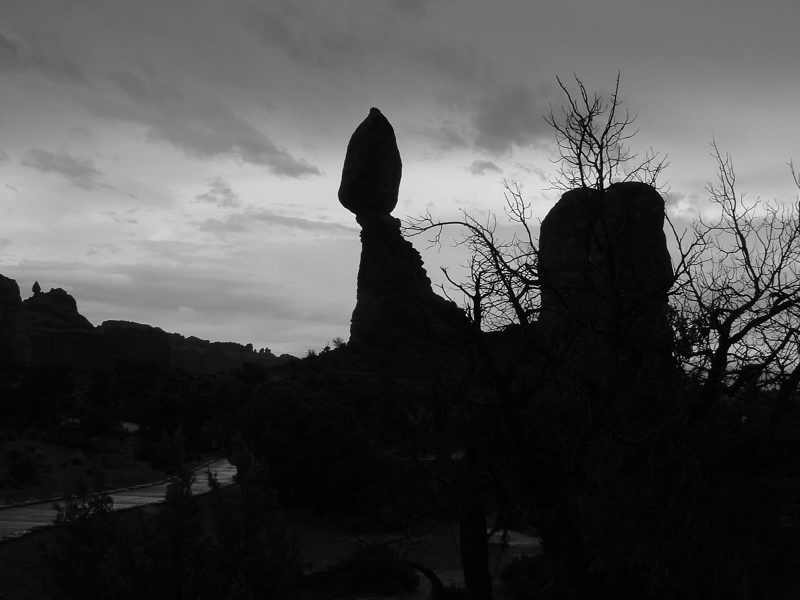
#> input picture 实战项目/直方图均衡化与信息熵/dark.png, 800 x 600 px
$ jupyter execute exp1.ipynb   (shell and % lines are left out)
#> lines starting #> are read from the running program, lines starting #| are printed output that depends on the picture
#> further down, img is the input picture: shape (600, 800); min 0, max 255, mean 74
Ningbo University of Technology - Computer Vision

姓名：李家东

学号：20401240118

班级：AI201

日期：2023/4/26

# 实验1: 图像处理

### 实验目的：
（1）掌握图像对比度、熵的概念及计算方法；

（2）掌握图像直方图均衡化算法，并能运用其进行图像增强。

## 任务 1: 对比度、直方图均衡化与信息熵的概念 [20分]

### a) 图像对比度

用自己的语言给出图像全局对比度、局部对比度的概念. 引起低对比度的原因是什么? 如何改善图像的对比度?

你的回答：</p>
- 图像全局对比度

    图像全局对比度是指图像中最亮和最暗像素之间的亮度差异的度量。一个具有高对比度的图像，最亮和最暗像素之间的差异很大，而一个具有低对比度的图像，最亮和最暗像素之间的差异则很小。

- 图像局部对比度

    图像局部对比度是指图像中区域之间的亮度差异程度。其中局部对比度可以描述图像中不同区域的细节和纹理的变化。

- 引起低对比度的原因

  1) 照明不足：如果图像的拍摄环境昏暗，图像的对比度会降低。

  2) 过曝或欠曝：如果图像被过度曝光或欠曝光，图像中的细节和色彩会丧失，从而导致低对比度。

  3) 相机设置不当：如果相机的对比度设置不当，也会导致低对比度的图像。

  4) 拍摄位置不当：如果拍摄角度或位置不当，也可能导致图像的对比度降低。

  5) 图像处理不当：在对图像进行处理时，如果处理不当，也可能导致图像的对比度降低。

- 改善图像对比度的方法

  1) 调整图像的亮度和对比度：通过调整图像的亮度和对比度，可以增强图像中明暗度的差异，从而提高图像的对比度。

  2) 应用直方图均衡化：直方图均衡化是一种用于增强图像对比度的常见方法。

  3) 应用局部对比度增强算法：局部对比度增强算法可以通过对图像的不同区域进行局部对比度增强来提高图像的对比度。

  4) 使用滤镜：一些滤镜可以用于增强图像的对比度，如锐化滤镜、增强对比度滤镜等。

  5) 重新拍摄或重新扫描图像：如果图像的对比度太低，也可以考虑重新拍摄或重新扫描图像。

### b) 直方图均衡化与熵

直方图均衡化的原理是什么? 什么是熵，熵与直方图均衡化之间存在什么关系?

你的回答：</p>
- 直方图均衡化的原理

    直方图均衡化是一种用于增强图像对比度的常见方法，它通过对图像像素的直方图进行变换，使得图像的灰度级分布更均匀，从而提高图像的对比度。

- 熵

    熵是信息论中的一个概念，它是用来衡量信息量的一种指标，表示信息的随机性或不确定性程度。

- 熵与直方图均衡化之间的关系

    直方图均衡化是一种用于增强图像对比度的方法，可以通过调整图像的灰度级分布来增强图像的对比度。而在直方图均衡化中，熵被用来衡量图像的灰度级分布的均匀性，从而决定如何进行直方图均衡化的操作。具体来说，直方图均衡化可以通过将图像像素的灰度级映射到一个均匀分布的灰度级范围来增强图像的对比度。在进行直方图均衡化时，可以根据图像像素的灰度级分布的熵来确定如何进行灰度级映射的操作，以达到最优的增强效果。如果图像的灰度级分布越均匀，其熵也会越大，反之则越小。

## 任务 2: 计算图像对比度与熵 [40分]

补充下面函数代码，实现计算图像全局对比度、局部对比度和信息熵的功能

[cell 1]
import numpy as np
from imageio import imread
import matplotlib.pyplot as plt
plt.rcParams['image.cmap'] = 'gray'

def global_contrast(img, value_range=None):
    """
    Compute the global contrast for a given image.
    Args:
        img (ndarray): The grayscale image to compute the contrast for.
        value_range (tuple): The minimum and maximum values of the gray scale.

    Returns:
        contrast (float): The global contrast of the image.
    """

    # determine range: simplified, just checks for uint8
    if value_range is None:
        value_range = (0, 255) if img.dtype == np.uint8 else (0., 1.)
#> value_range = (0, 255)

    # YOUR CODE HERE
    hist, bins = np.histogram(img.flatten(), 256, [0,256])
#> hist = 256 values, max 29901 at index 5, min 0 at index 247, mean 1875; bins = 257 values from 0 to 256
    cumulative_hist = hist.cumsum()
#> cumulative_hist = 256 values from 53 to 480000
    norm_cumulative_hist = cumulative_hist * hist.max() / cumulative_hist.max()
#> norm_cumulative_hist = 256 values from 3.3 to 29901
    mean_value = np.mean(img)
#> mean_value = 73.97
    contrast = np.sqrt(np.mean((img - mean_value) ** 2))
#> contrast = 72.37
    contrast_normalized = contrast / (norm_cumulative_hist.max() - norm_cumulative_hist.min())
#> contrast_normalized = 0.00242
    return contrast_normalized


img = imread('./dark.png')
plt.title("global contrast: {:.4f} (min={}, max={})".format(global_contrast(img), img.min(), img.max()))
plt.imshow(img, vmin=0, vmax=255)
plt.show()

plt.hist(img.flatten(), 256, (0, 255))
plt.title('histogram')
plt.show()
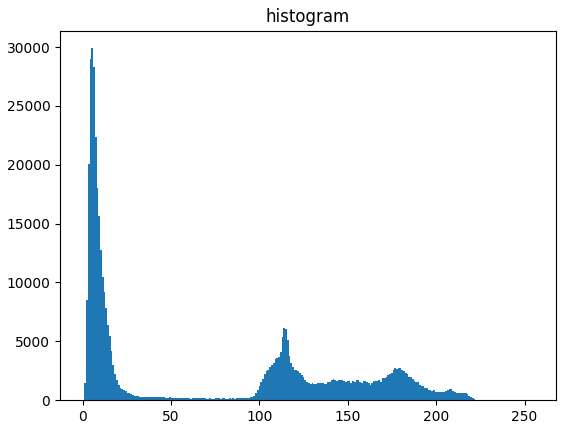
#> figure drawn by matplotlib, 1 panel; tallest bar 29901 high, from x = 4.98 to 5.98

[cell 2]
import numpy as np
import matplotlib.pyplot as plt
from imageio import imread
from scipy.ndimage.filters import uniform_filter

def local_contrast(img, window_size=5):
    """
    Compute the local contrast for a given image.
    Args:
        img (ndarray): The grayscale image to compute the contrast for.

    Returns:
        contrast (float): The local contrast of the image.
    """
#> called with window_size = 5

    # YOUR CODE HERE
    # 将图像转换为灰度图
    gray_image = np.dot(img[..., :3], [0.2989, 0.5870, 0.1140])
#> gray_image = 600 values, max 194.4 at index 226, min 2.41 at index 412, mean 73.16
    # 计算局部均值
    local_mean = uniform_filter(gray_image, size=window_size)
#> local_mean = 600 values, max 193.8 at index 225, min 2.85 at index 414, mean 73.16
    # 计算局部方差
    local_variance = uniform_filter(gray_image ** 2, size=window_size) - local_mean ** 2
#> local_variance = 600 values, max 4030.5 at index 274, min 0.00547 at index 567, mean 27.28
    # 计算局部标准差（局部对比度）
    local_contrast = np.sqrt(local_variance)
#> local_contrast = 600 values, max 63.49 at index 274, min 0.074 at index 567, mean 2.08
    # 计算整体局部对比度
    overall_contrast = np.mean(local_contrast)
#> overall_contrast = 2.08
    return overall_contrast


img = imread('dark.png')
plt.title("Image local contrast: {:.4f}".format(local_contrast(img)))
plt.imshow(img, vmin=0, vmax=255)
plt.show()

[cell 3]
from imageio import imread
import math
import numpy as np


def entropy(img):
    """
    Compute the entropy for a given image.
    Args:
        img (ndarray): The grayscale image to compute the entropy for.

    Returns:
        img_entropy (float): The entropy of the image.
    """
    # YOUR CODE HERE
    hist, bins = np.histogram(img.flatten(), 256, [0,256])
#> bins = 257 values from 0 to 256
    hist = hist.astype('float') / hist.sum()
#> hist = 256 values, max 0.0623 at index 5, min 0 at index 247, mean 0.00391
    hist[hist == 0] = 1
    entropy = -np.sum(hist * np.log2(hist))
#> entropy = 6.49
    return entropy

img = imread('dark.png')
plt.title("Image Entropy value: {:.4f}".format(entropy(img)))
plt.imshow(img, vmin=0, vmax=255)
plt.show()

plt.hist(img.flatten(), 256, (0, 255))
plt.show()
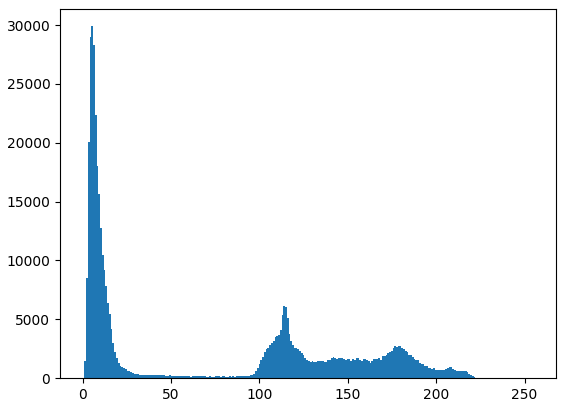
#> figure drawn by matplotlib, 1 panel; tallest bar 29901 high, from x = 4.98 to 5.98

## 任务 3: 自适应直方图均衡化 [40分]

参考论文“Contrast Limited Adaptive Histogram Equalization”

### a) Adaptive Histogram Equalization (AHE)

用自己的语言简述AHE的原理. 为什么引入AHE，其主要缺点是什么?

你的回答：</p>
- AHE的原理

    AHE（Adaptive Histogram Equalization）是一种自适应直方图均衡化方法，用于增强图像对比度。它的基本原理是将图像分成多个不重叠的小块，然后在每个小块内进行直方图均衡化。在进行直方图均衡化时，不同小块之间的灰度级映射不同，因此能够根据图像的局部特征来进行自适应的均衡化操作。

- 引入AHE的原因

    传统的全局直方图均衡化方法在图像增强中存在一些问题。全局直方图均衡化方法是将整张图像的灰度级分布进行均衡化，虽然能够增强图像的对比度，但同时也会导致图像出现过度增强、失真和噪声等问题。AHE能够有效地增强图像的对比度，并保留图像的细节信息，避免了全局均衡化方法可能出现的过度增强和噪声增加等问题。

- AHE的缺点

  1) 对图像噪声敏感：由于AHE是根据每个小块的灰度级分布进行直方图均衡化，因此在图像存在噪声的情况下，AHE容易出现局部均衡化效果不佳的情况。

  2) 计算量大：AHE需要将图像分成多个不重叠的小块，并对每个小块进行直方图均衡化，因此计算量比较大，对于大型图像和实时图像处理场景不太适用。

  3) 伪影效应：AHE可能会导致图像出现伪影效应，即增强后的图像出现灰度级不连续的情况，导致图像细节损失。

  4) 亮度失真：AHE会将亮度变化较大的图像块进行均衡化，但是在图像亮度变化不明显的区域，AHE可能会将图像变得过于明亮或者过于暗淡，导致亮度失真。

### b) Contrast Limited Adaptive Histogram Equalization (CLAHE)

用自己的语言简述CLAHE的原理. 为什么引入CLAHE?

你的回答：</p>
- CLAHE的原理

    CLAHE（Contrast Limited Adaptive Histogram Equalization）是一种改进的自适应直方图均衡化方法，它能够在保留图像细节信息的同时，控制局部均衡化的对比度增强程度。首先它将图像分成大小相等的小块，计算局部直方图并进行直方图均衡化，为了控制局部均衡化的对比度增强程度，CLAHE引入了一个限制因子，以此限制对比度增强，最后合并小块。

- 引入CLAHE的原因

    虽然AHE在图像增强方面具有很好的效果，但是它也存在一些缺点，如对噪声敏感、计算量大、伪影效应和亮度失真等。为了克服AHE的这些缺点，CLAHE被引入，主要是为了解决控制局部均衡化的对比度增强程度和改善算法的实用性和计算效率。

### c) AHE和CLAHE的应用

在模块 `skimage.exposure`中查找计算HE和CLAHE的函数， 并将他们用于图像 `nbut.jpg`. 比较两种均衡化的效果.

[cell 4]
# YOUR CODE HERE
import matplotlib.pyplot as plt
from skimage import io, exposure

# 读取图像
image = io.imread('nbut.jpg')
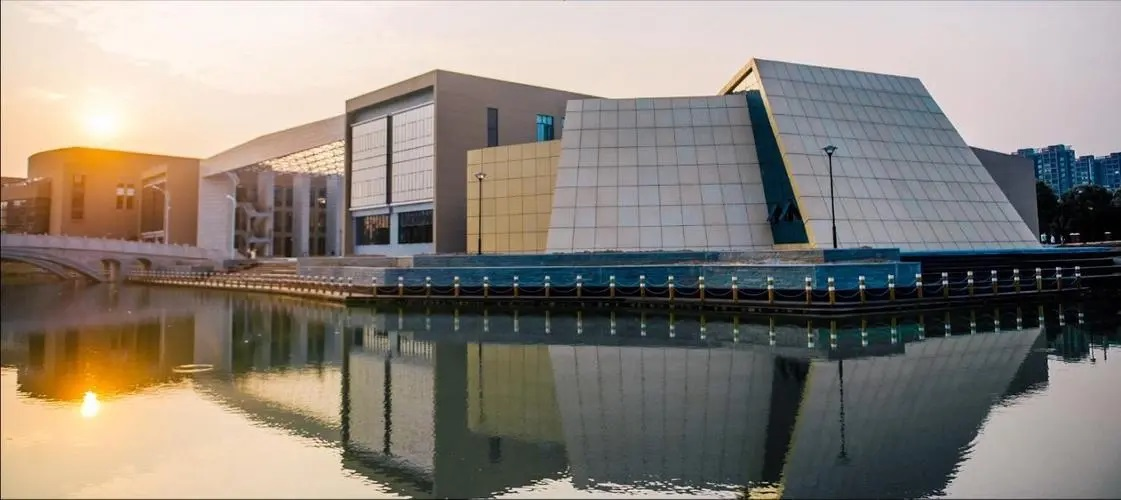
#> input picture 实战项目/直方图均衡化与信息熵/nbut.jpg, 1121 x 500 px
#> image is the input picture: shape (500, 1121, 3); mean R, G, B 138.6, 130.9, 122.3

# 计算直方图均衡化（HE算法）
he_image = exposure.equalize_hist(image)

# 计算对比度受限自适应直方图均衡化（CLAHE算法）
clahe_image = exposure.equalize_adapthist(image, clip_limit=0.03)
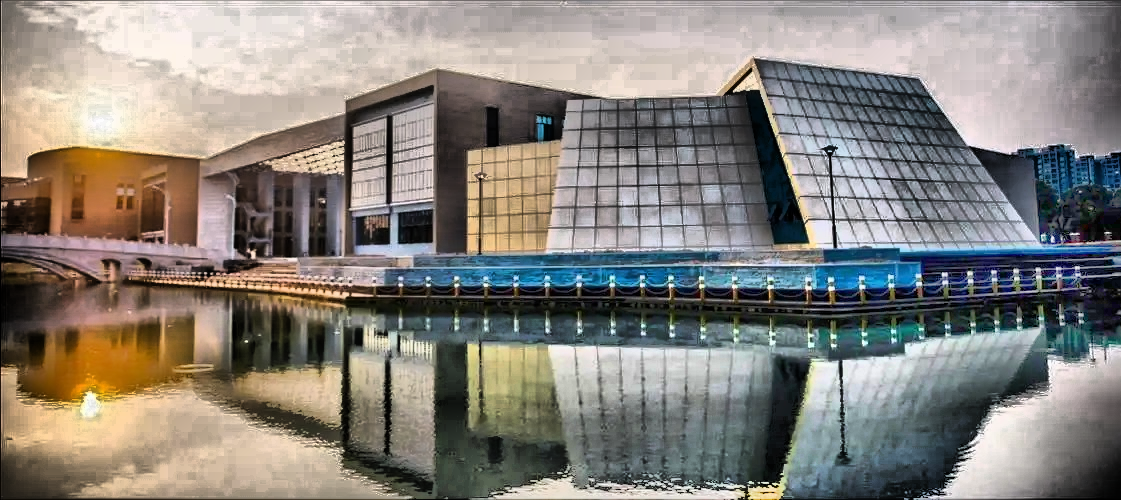
#> clahe_image: shape (500, 1121, 3) float64; mean R, G, B 0.533, 0.514, 0.488

# 显示原图、HE、CLAHE
fig, axs = plt.subplots(1, 3, figsize=(10, 5))
ax = axs.ravel()

axs[0].imshow(image, cmap='gray')
axs[0].set_title('Original Image')

axs[1].imshow(he_image, cmap='gray')
axs[1].set_title('HE')

axs[2].imshow(clahe_image, cmap='gray')
axs[2].set_title('CLAHE')

plt.tight_layout()
plt.show()
